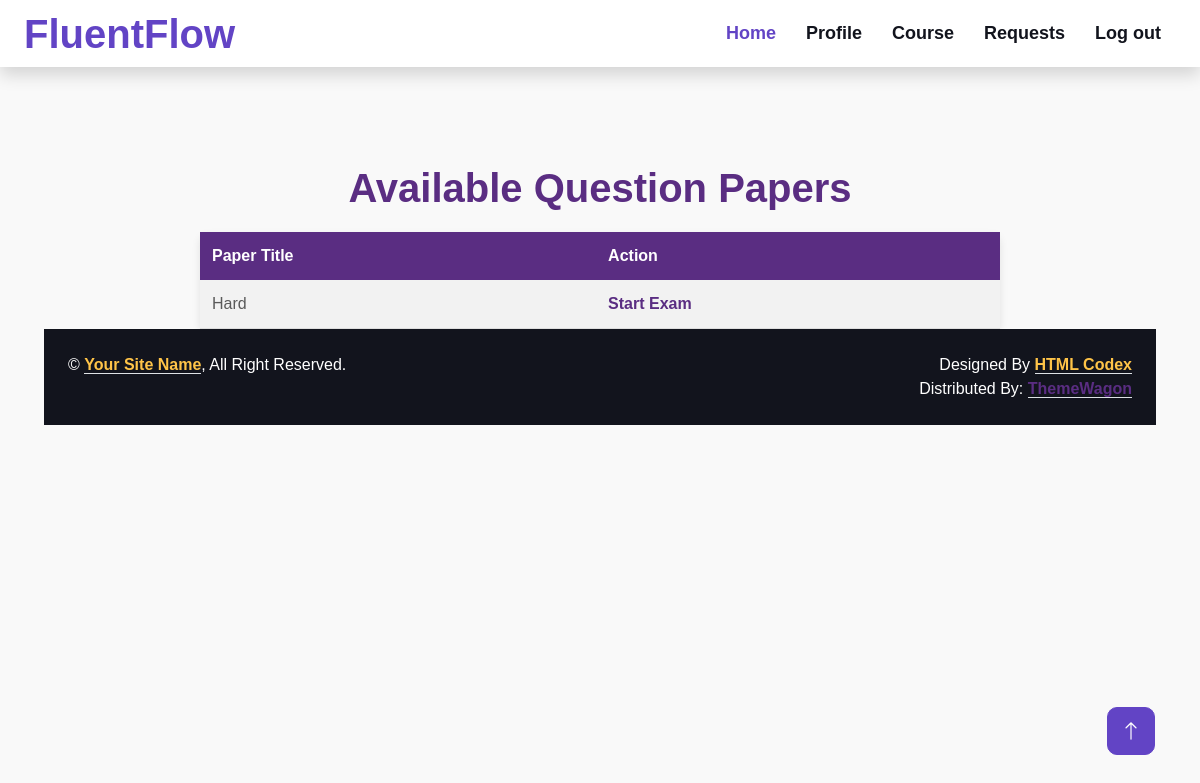
The page /Project/User/Exam.php (signed in) on the database as committed earlier.
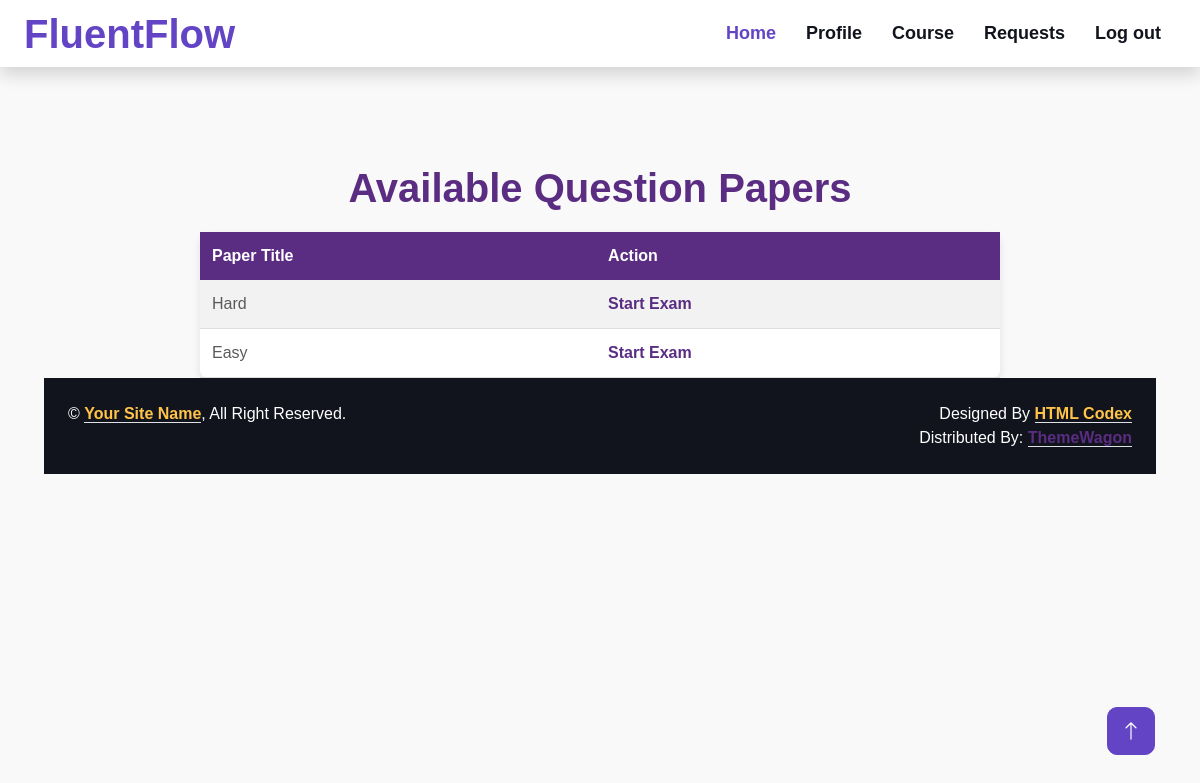
The same page on the database as committed later.
### tables this page shows
CREATE TABLE `tbl_questionpaper` (
  `questionpaper_id` int(11) NOT NULL,
  `questionpaper_date` varchar(20) NOT NULL,
  `tutor_id` int(11) NOT NULL,
  `questionpaper_status` int(11) NOT NULL DEFAULT 0,
  `language_id` int(11) NOT NULL,
  `questionpaper_name` varchar(50) NOT NULL
);

### Project/User/Exam.php (the view, shortened to what this page needs)
<?php
include('../Assests/connection/connection.php');
include('Header.php');
$selQry = "SELECT * FROM tbl_questionpaper";
$result = $con->query($selQry);
?>
<!DOCTYPE html>
<html lang="en">
<head>
</head>
<body>
    <h1>Available Question Papers</h1>
    <table>
        <tr>
            <th>Paper Title</th>
            <th>Action</th>
        </tr>
        <?php while ($paper = $result->fetch_assoc()) { ?>
        <tr>
            <td><?php echo htmlspecialchars($paper['questionpaper_name']); ?></td>
            <td><a href="questions.php?paperID=<?php echo htmlspecialchars($paper['questionpaper_id']); ?>">Start Exam</a></td>
        </tr>
        <?php } ?>
    </table>
</body>
</html>
<?php
include('Footer.php');
?>

Rows that differ between the two databases and show on the page:
added tbl_questionpaper: questionpaper_name "Easy"
